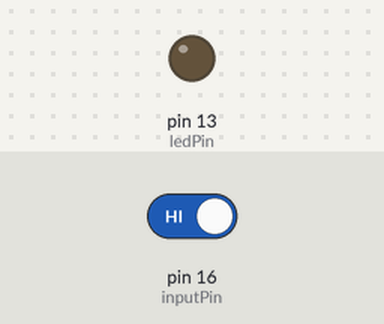
Bench run of a sketch on a simulated Arduino Uno, built with avr-gcc and run on an emulated ATmega328P. Parts: output pins drawn as LEDs (lit = HIGH). The test bench sets the inputs (shaded band); at power-on: pin 16 (inputPin) HIGH.

Above: at 1.2 s.
1.3 s: pin 16 (inputPin) driven LOW
At 2.4 s:
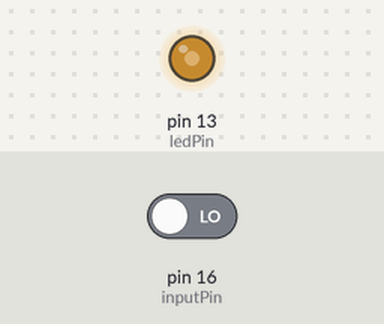
2.8 s: pin 16 (inputPin) driven HIGH
At 4.2 s:
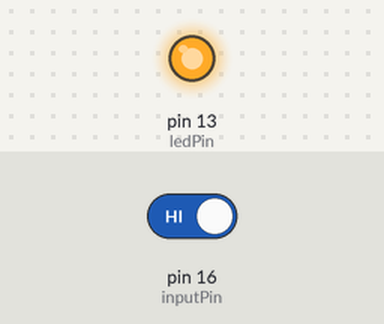
Timing chart, 0 to 5.8 s (numbered marks = the images above; inputs shaded):
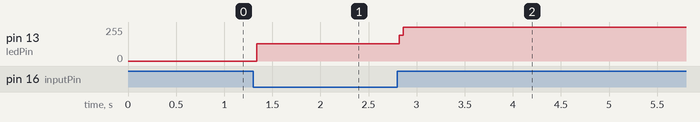

The sketch:

Gesture_controlled_led.ino
```cpp
int ledPin = 13; // choose pin for the LED
int inputPin = 16; // choose input pin (for Infrared sensor)
int val = 0; // variable for reading the pin status
int led=0;// variable for LED state
void setup()
{
   pinMode(ledPin, OUTPUT); // declare LED as output
   pinMode(inputPin, INPUT); // declare Infrared sensor as input
   Serial.begin(115200);
}

void loop()
{
   val = digitalRead(inputPin); // read input value

   if (val == LOW)// object detected
   {
      if (led==1)// if led state-on
      {
        digitalWrite(ledPin,LOW);// turn led off
        led=0;// set led state-off
      }
      else
      {
        digitalWrite(ledPin,HIGH);// turn led on
        led=1;// set led state-on

      }
   }
}
```

Measured:
- after the input at 1.3 s, pin 13 (ledPin): 0/255 → 128/255 at once
- after the input at 2.8 s, pin 13 (ledPin): 128/255 → 255/255 at once
